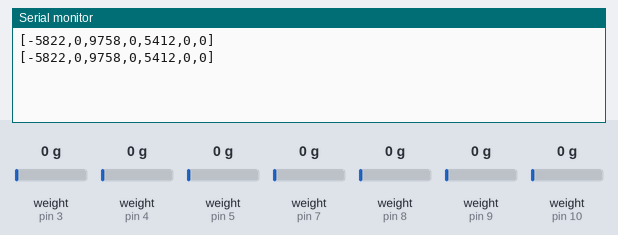
A sketch run on a simulated Arduino Uno, built with avr-gcc and run on an emulated ATmega328P. Shown: the last lines printed to the serial monitor. The test bench sets the inputs (shaded band); at power-on: weight on the scale (sensors on pin 3, pin 5, pin 8, pin 4, pin 7, pin 9, pin 10) 0 g.

Above: at 2.6 s.
2.7 s: weight on the scale (sensor on pin 3) set to 100 g
At 4.5 s:
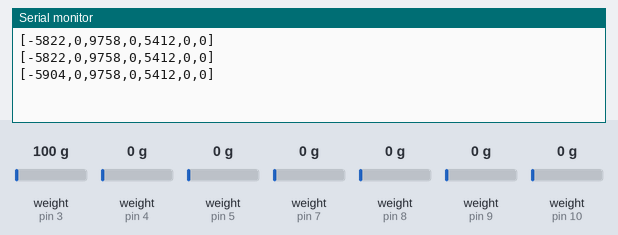
5.0 s: weight on the scale (sensor on pin 5) set to 100 g
At 7.0 s:
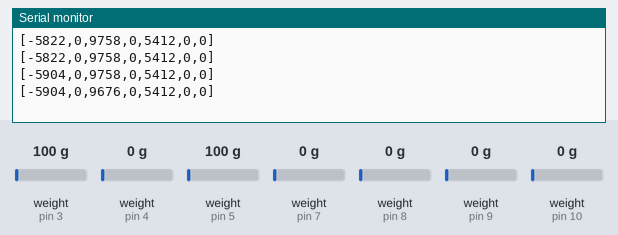
7.3 s: weight on the scale (sensor on pin 8) set to 100 g
At 8.5 s:
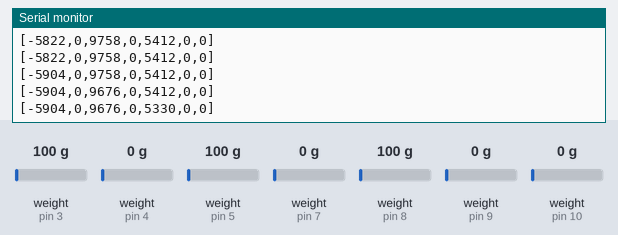
9.6 s: weight on the scale (sensor on pin 3) set to 1250 g
At 11.7 s:
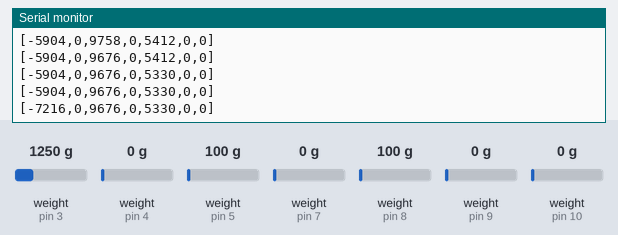
11.9 s: weight on the scale (sensor on pin 5) set to 1250 g
At 13.8 s:
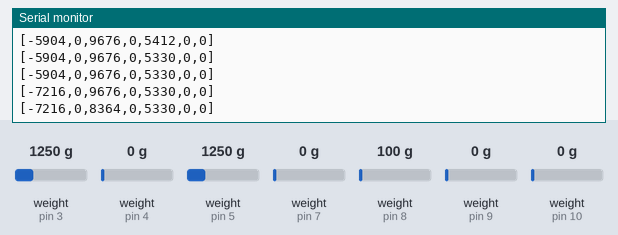
14.2 s: weight on the scale (sensor on pin 8) set to 1250 g
At 15.2 s:
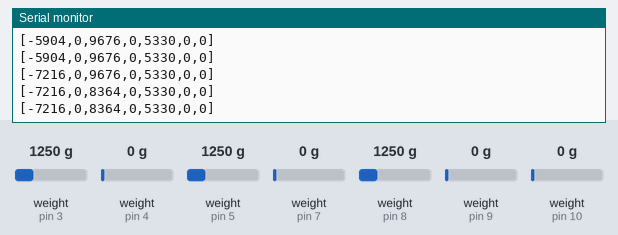
Timing chart, 0 to 17.2 s (numbered marks = the images above; inputs shaded):
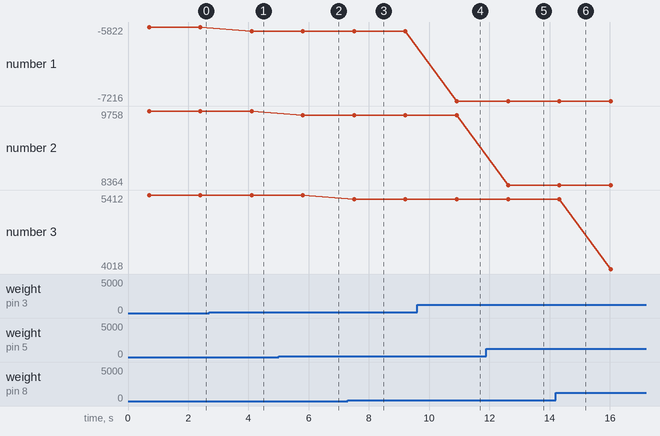

Measured:
- after the input at 2.7 s, the serial monitor: prints a new line after 1.4 s (image 1)
- after the input at 5.0 s, the serial monitor: prints a new line after 0.81 s (image 2)
- after the input at 7.3 s, the serial monitor: prints a new line after 0.21 s (image 3)
- after the input at 9.6 s, the serial monitor: prints a new line after 1.3 s (image 4)
- after the input at 11.9 s, the serial monitor: prints a new line after 0.72 s (image 5)
- plotted number 1: -5822 → -5904 after the input at 2.7 s, -5904 → -7216 after the input at 9.6 s
- plotted number 2: 9758 → 9676 after the input at 5.0 s, 9676 → 8364 after the input at 11.9 s
- plotted number 3: 5412 → 5330 after the input at 7.3 s, 5330 → 4018 after the input at 14.2 s

The sketch:

Gait_Arduino.ino
```cpp
//  The Arduino Environment
//         Sensor Readings will be done by Arduino

#include "HX711.h"

//Share same clock signal
#define SCK 6

//Define dgital pins to read digital data came from ADC
#define D1 3
#define D2 4
#define D3 5
#define D4 7
#define D5 8
#define D6 9
#define D7 10


//Create objects in HX711
HX711 scale1;
HX711 scale2;
HX711 scale3;
HX711 scale4;
HX711 scale5;
HX711 scale6;
HX711 scale7;


void setup() {
  Serial.begin(9600);
//Begin serial Communication with the objects
  scale1.begin(D1, SCK);
  scale1.set_scale();

  scale2.begin(D2, SCK);
  scale2.set_scale();

  scale3.begin(D3, SCK);
  scale3.set_scale();

  scale4.begin(D4, SCK);
  scale4.set_scale();

  scale5.begin(D5, SCK);
  scale5.set_scale();

  scale6.begin(D6, SCK);
  scale6.set_scale();

  scale7.begin(D7, SCK);
  scale7.set_scale();
}

void loop() {
  if (scale1.is_ready() && scale2.is_ready() && scale3.is_ready() && scale4.is_ready() && scale5.is_ready() && scale6.is_ready() && scale7.is_ready() ) {
    // Calculate weight and map it in between 0 and 4095
    int weight1 = scale1.get_units()/(-30000);
    int weight2 = scale2.get_units();
    int weight3 = scale3.get_units()/(-30000);
    int weight4 = scale4.get_units();
    int weight5 = scale5.get_units()/(-30000);
    int weight6 = scale6.get_units();
    int weight7 = scale7.get_units();

    // output as a List [XX, XX, XX, XX, XX, XX, XX]
    Serial.print("[");
    Serial.print((weight1-71)*82);
    Serial.print(",");
    Serial.print(weight2*0);
    Serial.print(",");
    Serial.print((weight3+119)*82);
    Serial.print(",");
    Serial.print(weight4*0);
    Serial.print(",");
    Serial.print((weight5+66)*82);
    Serial.print(",");
    Serial.print(weight6*0);
    Serial.print(",");
    Serial.print(weight7*0);

    Serial.println("]");

  } else {
    Serial.println("[0,0,0,0,0,0,0]");
  }

  delay(1000);  //Change this according to the FPS in preasure Map
}
```
